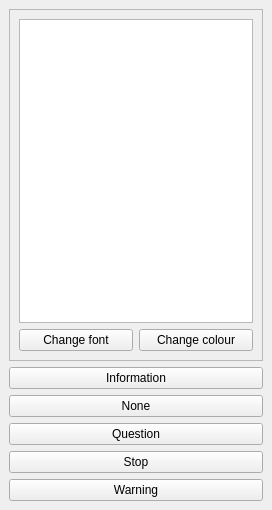
<?xml version="1.0" encoding="UTF-8"?>
<ui version="4.0">
 <class>MainWindow</class>
 <widget class="QMainWindow" name="MainWindow">
  <property name="geometry">
   <rect>
    <x>0</x>
    <y>0</y>
    <width>272</width>
    <height>510</height>
   </rect>
  </property>
  <property name="windowTitle">
   <string>lab_06</string>
  </property>
  <widget class="QWidget" name="centralwidget">
   <layout class="QVBoxLayout" name="verticalLayout">
    <item>
     <widget class="QFrame" name="frame">
      <property name="frameShape">
       <enum>QFrame::StyledPanel</enum>
      </property>
      <property name="frameShadow">
       <enum>QFrame::Raised</enum>
      </property>
      <layout class="QVBoxLayout" name="verticalLayout_2">
       <item>
        <widget class="QTextEdit" name="textEdit">
         <property name="font">
          <font>
           <pointsize>7</pointsize>
          </font>
         </property>
         <property name="readOnly">
          <bool>true</bool>
         </property>
         <property name="html">
          <string>&lt;!DOCTYPE HTML PUBLIC &quot;-//W3C//DTD HTML 4.0//EN&quot; &quot;http://www.w3.org/TR/REC-html40/strict.dtd&quot;&gt;
&lt;html&gt;&lt;head&gt;&lt;meta name=&quot;qrichtext&quot; content=&quot;1&quot; /&gt;&lt;style type=&quot;text/css&quot;&gt;
p, li { white-space: pre-wrap; }
&lt;/style&gt;&lt;/head&gt;&lt;body style=&quot; font-family:'Sans Serif'; font-size:7pt; font-weight:400; font-style:normal;&quot;&gt;
&lt;h1 style=&quot; margin-top:0px; margin-bottom:4px; margin-left:0px; margin-right:0px; -qt-block-indent:0; text-indent:0px; line-height:130%;&quot;&gt;&lt;a name=&quot;firstHeading&quot;&gt;&lt;/a&gt;&lt;span style=&quot; font-family:'Linux Libertine','Georgia','Times','serif'; font-size:14pt; font-weight:600; color:#ffffff;&quot;&gt;T&lt;/span&gt;&lt;span style=&quot; font-family:'Linux Libertine','Georgia','Times','serif'; font-size:14pt; font-weight:600; color:#ffffff;&quot;&gt;he quick brown fox jumps over the lazy dog&lt;/span&gt;&lt;/h1&gt;&lt;/body&gt;&lt;/html&gt;</string>
         </property>
        </widget>
       </item>
       <item>
        <layout class="QHBoxLayout" name="horizontalLayout">
         <item>
          <widget class="QPushButton" name="pushButton_font">
           <property name="text">
            <string>Change font</string>
           </property>
          </widget>
         </item>
         <item>
          <widget class="QPushButton" name="pushButton_clr">
           <property name="text">
            <string>Change colour</string>
           </property>
          </widget>
         </item>
        </layout>
       </item>
      </layout>
     </widget>
    </item>
    <item>
     <widget class="QPushButton" name="pushButton_info">
      <property name="text">
       <string>Information</string>
      </property>
     </widget>
    </item>
    <item>
     <widget class="QPushButton" name="pushButton_none">
      <property name="text">
       <string>None</string>
      </property>
     </widget>
    </item>
    <item>
     <widget class="QPushButton" name="pushButton_quest">
      <property name="text">
       <string>Question</string>
      </property>
     </widget>
    </item>
    <item>
     <widget class="QPushButton" name="pushButton_stop">
      <property name="text">
       <string>Stop</string>
      </property>
     </widget>
    </item>
    <item>
     <widget class="QPushButton" name="pushButton_wrning">
      <property name="text">
       <string>Warning</string>
      </property>
     </widget>
    </item>
   </layout>
  </widget>
  <widget class="QMenuBar" name="menubar">
   <property name="geometry">
    <rect>
     <x>0</x>
     <y>0</y>
     <width>272</width>
     <height>22</height>
    </rect>
   </property>
  </widget>
 </widget>
 <resources/>
 <connections/>
</ui>
